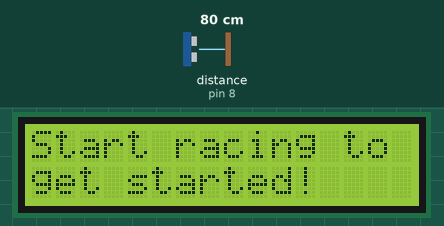
Bench run of a sketch on a simulated Arduino Uno, built with avr-gcc and run on an emulated ATmega328P. On the bench: 16×2 character LCD. Wiring (inferred from the names in the program): ultrasonic range finder: trigger pin 9; echo pin 8. Inputs (shaded band) come from the test bench; at power-on: distance to the obstacle (sensor on pin 8) 80 cm. The echo pulse lasts 58.3 µs per cm; what the sketch prints to the serial monitor is not drawn.

Above: at 5.2 s.
5.3 s: distance to the obstacle (sensor on pin 8) set to 17 cm
6.8 s: distance to the obstacle (sensor on pin 8) set to 14 cm
At 6.81 s:
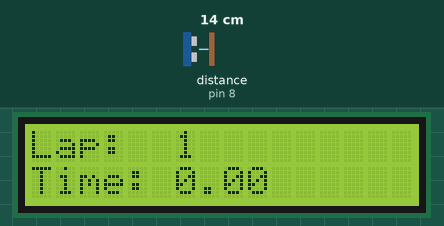
8.3 s: distance to the obstacle (sensor on pin 8) set to 299 cm
At 8.55 s:
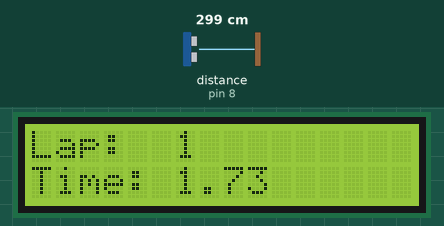
11.3 s: distance to the obstacle (sensor on pin 8) set to 2 cm
At 13.0 s:
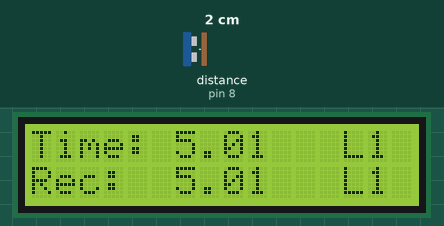
13.3 s: distance to the obstacle (sensor on pin 8) set to 9 cm
At 14.91 s:
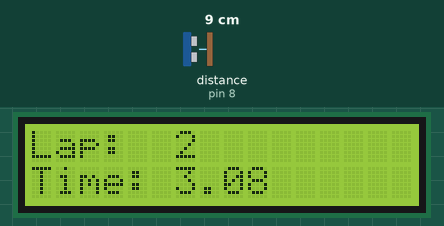
16.3 s: distance to the obstacle (sensor on pin 8) set to 299 cm
At 16.42 s:
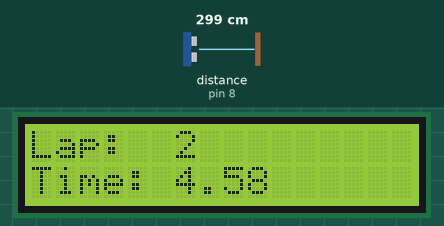

The sketch:

laptimer.ino
```cpp
// This includes the LiquidCrystal library, which is used to control the LCD display.
#include <LiquidCrystal.h>

#define echoPin 8  // attach pin D2 Arduino to pin Echo of HC-SR04
#define trigPin 9  // attach pin D3 Arduino to pin Trig of HC-SR04

// Adaptive variables
int maxdistance = 15;  // variable for setting the default distance in centimeters measured by the sensor
int minlaptime = 5;    // variable for setting the minimum number of seconds a lap should take (to prevent invalid laps from being registered)
int maxlaps = 3;      // variable for setting the maximum number of laps the timer should register. Do not set higher than 99, to prevent the lap numbers from rolling off the LCD screen.

// Defines variables
long duration;      // variable for the duration of sound wave travel
int distance;       // variable for the distance measurement
int lap = 0;        // variable for counting the amount of laps
int recordlap = 1;  // variable for counting which lap the fastest lap was set
double laptime = 0;
double recordtime = 0;
double livelaptime = 0;
double totaltime_seconds;
double a;
double c;
double d;
double e;
// Define LCD variables
int rs = 11;
int en = 12;
int d4 = 2;
int d5 = 3;
int d6 = 4;
int d7 = 5;
LiquidCrystal lcd(rs, en, d4, d5, d6, d7);

// Finish Flag
byte flag1[8] = {
  B11111,
  B00000,
  B11111,
  B00000,
  B11111,
  B00000,
  B11111,
  B00000
};

byte flag2[8] = {
  B00000,
  B11111,
  B00000,
  B11111,
  B00000,
  B11111,
  B00000,
  B11111
};

void setup() {
  // Setup ultrasonic sensor HC-SR04
  pinMode(trigPin, OUTPUT);  // Sets the trigPin as an OUTPUT
  pinMode(echoPin, INPUT);   // Sets the echoPin as an INPUT

  // Setup serial monitor
  Serial.begin(9600);                             // // Serial Communication is starting with 9600 of baudrate speed
  Serial.println("Welcome to Arduino laptimer");  // print some text in Serial Monitor

  // Setup LCD
  lcd.begin(16, 2);               // set up number of columns and rows
  lcd.setCursor(0, 0);            // move cursor to   (0, 0)
  lcd.print("Welcome to");        // print message at (0, 0)
  lcd.setCursor(0, 1);            // move cursor to   (0, 0)
  lcd.print("Arduino laptimer");  // print message at (0, 0)
  delay(4000);
  lcd.clear();
  lcd.setCursor(0, 0);
  lcd.print("Start racing to");
  lcd.setCursor(0, 1);
  lcd.print("get started!");

  lcd.createChar(0, flag1);  // Creates custom character and stores it in the LCD's memory
  lcd.createChar(1, flag2);  // Creates second custom character
}
void loop() {
  delay(10);
  // Clears the trigPin condition
  digitalWrite(trigPin, LOW);
  delayMicroseconds(2);
  // Sets the trigPin HIGH (ACTIVE) for 10 microseconds
  digitalWrite(trigPin, HIGH);
  delayMicroseconds(10);
  digitalWrite(trigPin, LOW);
  // Reads the echoPin, returns the sound wave travel time in microseconds
  duration = pulseIn(echoPin, HIGH);
  // Calculating the distance
  distance = duration * 0.034 / 2;  // Speed of sound wave divided by 2 (go and back)

  // This loop is used to wait for the first lap to start.
  // It continuously measures the distance until the distance is less than maxdistance, indicating that the first lap has started.
  while (lap < 1) {
    lcd.setCursor(0, 0);
    lcd.print("Start racing to");
    lcd.setCursor(0, 1);
    lcd.print("get started!");
    delay(10);
    // Clears the trigPin condition
    digitalWrite(trigPin, LOW);
    delayMicroseconds(2);
    // Sets the trigPin HIGH (ACTIVE) for 10 microseconds
    digitalWrite(trigPin, HIGH);
    delayMicroseconds(10);
    digitalWrite(trigPin, LOW);
    // Reads the echoPin, returns the sound wave travel time in microseconds
    duration = pulseIn(echoPin, HIGH);
    // Calculating the distance
    distance = duration * 0.034 / 2;  // Speed of sound wave divided by 2 (go and back)
    if (distance < maxdistance) {
      lap++;
      a = millis();
      e = millis();
    }
  }

  while (lap <= maxlaps) {
    // Clears the trigPin condition
    digitalWrite(trigPin, LOW);
    delayMicroseconds(2);
    // Sets the trigPin HIGH (ACTIVE) for 10 microseconds
    digitalWrite(trigPin, HIGH);
    delayMicroseconds(10);
    digitalWrite(trigPin, LOW);
    // Reads the echoPin, returns the sound wave travel time in microseconds
    duration = pulseIn(echoPin, HIGH);
    // Calculating the distance
    distance = duration * 0.034 / 2;  // Speed of sound wave divided by 2 (go and back)


    // Display current race time to display
    d = millis();
    c = millis();
    totaltime_seconds = (d - e) / 1000;
    livelaptime = (c - a) / 1000;
    lcd.clear();
    lcd.setCursor(0, 0);
    lcd.print("Lap:");
    lcd.setCursor(6, 0);
    lcd.print(lap);
    lcd.setCursor(0, 1);
    lcd.print("Time:");
    lcd.setCursor(6, 1);
    lcd.print(livelaptime);
    delay(10);

    // Lap timer
    // This conditional block is executed when the distance is less than maxdistance, indicating that a lap has ended.
    // It then checks whether the lap time is more than the minimum lap time.
    // If it is, it updates the record time if necessary, increments the lap count, and displays the lap time and record time on the LCD.
    if (distance < maxdistance) {
      c = millis();
      laptime = (c - a) / 1000;
      if (laptime > minlaptime) {
        if (recordtime == 0) {
          recordtime = laptime;
        }
        if (laptime < recordtime) {
          recordtime = laptime;
          recordlap = lap;
        }

        Serial.print("Lap: ");
        Serial.print(lap);
        Serial.print("\t\t");
        Serial.print("Laptime: ");
        Serial.print(laptime);
        Serial.print("\t\t");
        Serial.print("Lap record: ");
        Serial.print(recordtime);
        Serial.print("\t\t");
        Serial.print("Total time: ");
        Serial.println(totaltime_seconds);
        a = millis();
        // Write information to LCD Display
        lcd.clear();
        lcd.setCursor(0, 0);  // move cursor to   (0, 0)
        lcd.print("Time:");
        lcd.setCursor(6, 0);
        lcd.print(laptime);
        lcd.setCursor(0, 1);
        lcd.print("Rec:");
        lcd.setCursor(6, 1);
        lcd.print(recordtime);
        lcd.setCursor(13, 0);
        lcd.print("L");
        lcd.setCursor(14, 0);
        lcd.print(lap);
        lcd.setCursor(13, 1);
        lcd.print("L");
        lcd.setCursor(14, 1);
        lcd.print(recordlap);
        delay(3000);
        lcd.clear();
        lap++;
        if (lap == 11) {
          Serial.print("Average time per lap over past 10 laps:");
          Serial.print("\t\t");
          Serial.println(totaltime_seconds / 10);
        }
      }
    }
  }
  while (lap > maxlaps) {
    // Display flag pattern on the first half of the LCD
    for (int i = 0; i < 2; i++) {    // For each row
      for (int j = 0; j < 8; j++) {  // For each column in the first half
        lcd.setCursor(j, i);
        if (j % 2 == i % 2) {
          lcd.write((uint8_t)0);
        } else {
          lcd.write((uint8_t)1);
        }
      }
    }

    // Display 'Finish' and fastest time on the second half of the LCD
    lcd.setCursor(9, 0);  // Set cursor at 9th column of the first row
    lcd.print("Finish!");
    delay(3000);
    lcd.clear();
    lcd.setCursor(0, 0);
    lcd.print("Record:");
    lcd.setCursor(0, 1);
    lcd.print(recordtime);
    lcd.setCursor(13, 1);
    lcd.print("L");
    lcd.setCursor(14, 1);
    lcd.print(recordlap);
    delay(3000);
    lcd.clear();
  }
}
```

Measured:
- the behaviour switches between 16 and 15 cm on distance to the obstacle (sensor on pin 8) (found by bisection; images 0 and 1)
- after the input at 5.3 s, every drawn part: stays the same
- after the input at 6.8 s, the display: changes at once (image 1)
